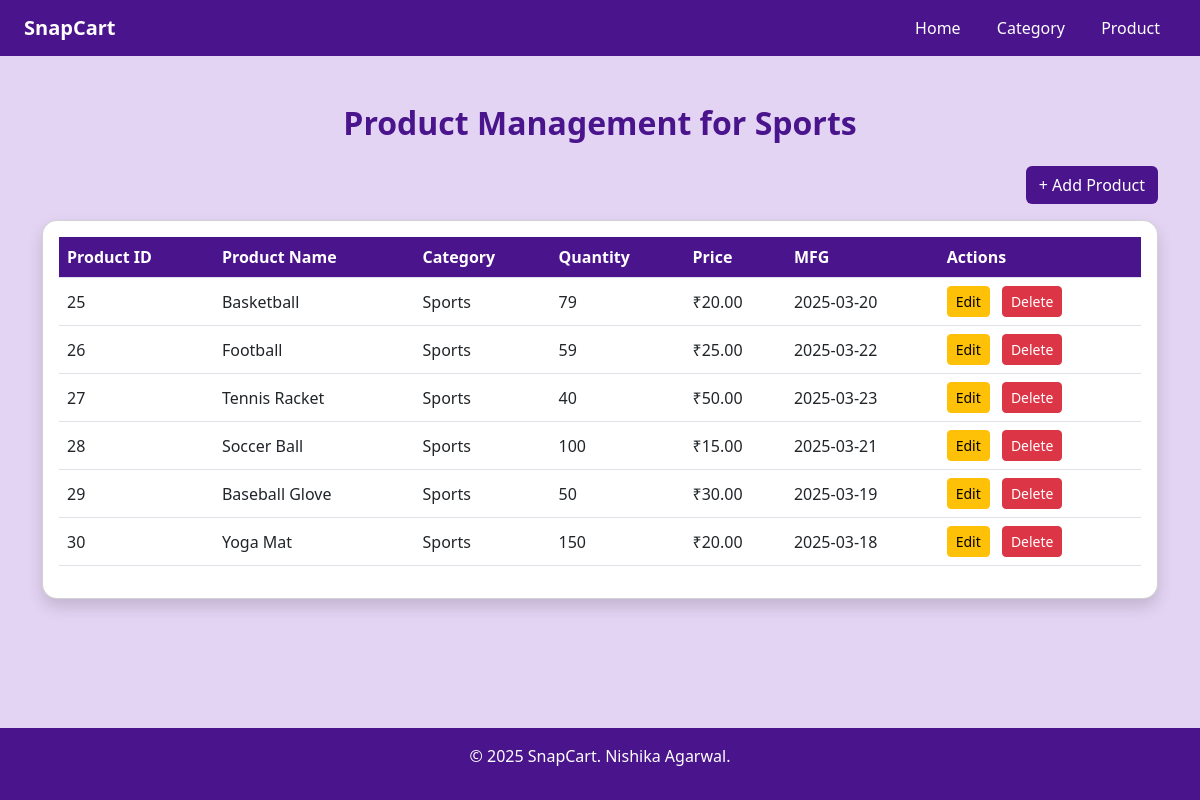
/category/5/show, run on an earlier commit of the app's database.
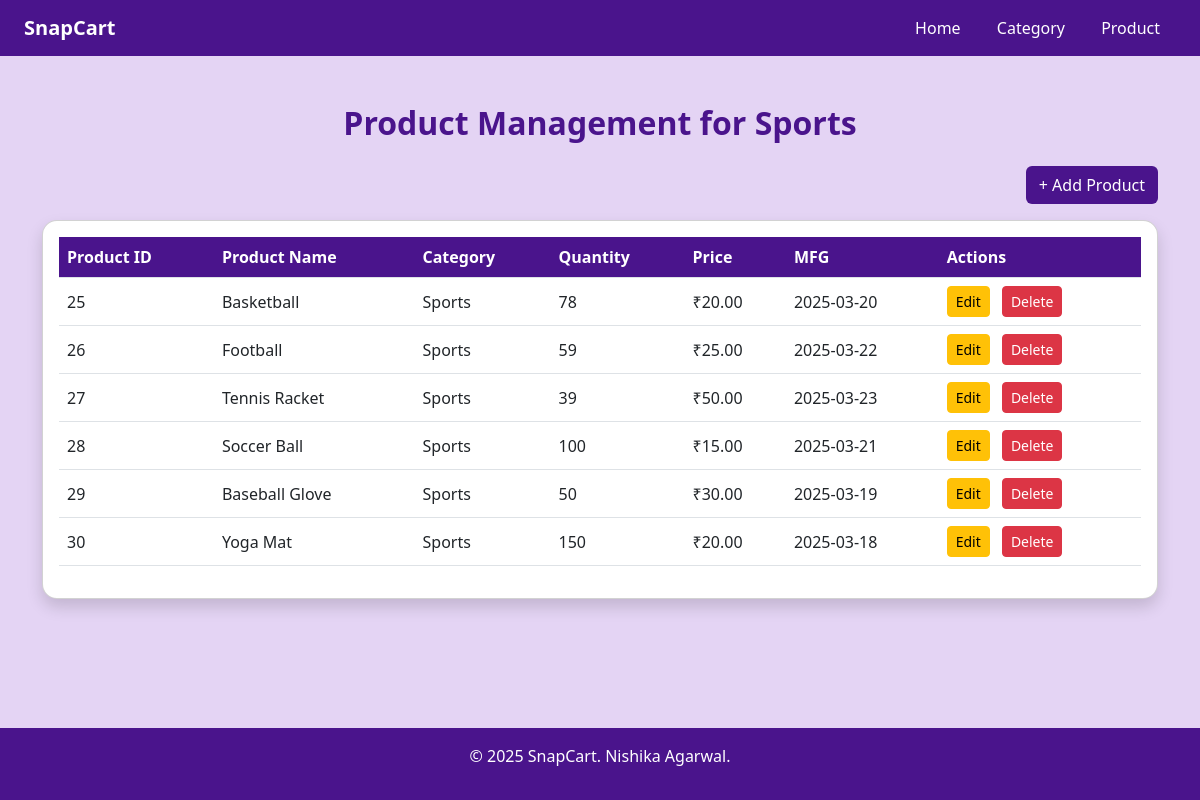
And on a later commit of the database.
### models.py (models this page shows)
class Product(db.Model):  # Class names should start with uppercase
    __tablename__ = 'product'
    id = db.Column(db.Integer, primary_key=True)
    name = db.Column(db.String(64), nullable=False)
    price = db.Column(db.Float, nullable=False)
    category_id = db.Column(db.Integer, db.ForeignKey('category.id'), nullable=False)
    quantity = db.Column(db.Integer, nullable=False)
    man_date = db.Column(db.Date, nullable=False)
    category = db.relationship('Category', back_populates='products')

class Category(db.Model):
    __tablename__ = 'category'
    id = db.Column(db.Integer, primary_key=True)
    name = db.Column(db.String(64), nullable=False)
    products = db.relationship('Product', back_populates='category', cascade='all, delete')

### routes.py (the view)
@app.route('/category/<int:id>/show')
def show_category(id):
    admin_id = session.get('admin_id')
    category = Category.query.get(id)
    return render_template(
        'category/show.html',
        user=admin_id,
        category=category
    )

### templates/category/show.html (shortened to what this page needs)
<!DOCTYPE html>
<html lang="en">
<head>
    <link href="https://cdn.jsdelivr.net/npm/bootstrap@5.3.0/dist/css/bootstrap.min.css" rel="stylesheet">
</head>
<body>
    <nav class="navbar navbar-expand-lg snap-purple px-4">
        <a class="navbar-brand text-white fw-bold">SnapCart</a>
        <div class="ms-auto">
            <a class="nav-link d-inline px-3" href="{{ url_for('admin_home') }}">Home</a>
            <a class="nav-link d-inline px-3" href="{{ url_for('admin_category') }}">Category</a>
            <a class="nav-link d-inline px-3" href="{{ url_for('admin_product') }}">Product</a>
        </div>
    </nav>
    <div class="container py-5">
        <h2 class="text-center mb-4">Product Management for {{category.name}}</h2>
        <div class="d-flex justify-content-end mb-3">
            <a href="{{ url_for('add_product', category_id = category.id) }}" class="btn btn-snap">+ Add Product</a>
        </div>
        <div class="card shadow p-3">
            <div class="table-responsive">
                <table class="table table-hover align-middle">
                    <thead>
                        <tr>
                            <th scope="col">Product ID</th>
                            <th scope="col">Product Name</th>
                            <th scope="col">Category</th>
                            <th scope="col">Quantity</th>
                            <th scope="col">Price</th>
                            <th scope="col">MFG</th>
                            <th scope="col">Actions</th>
                        </tr>
                    </thead>
                    <tbody>
                        {% for product in category.products %}
                        <tr>
                            <td>{{ product.id }}</td>
                            <td>{{ product.name }}</td>
                            <td>{{ product.category.name }}</td>
                            <td>{{ product.quantity }}</td>
                            <td>₹{{ "%.2f"|format(product.price) }}</td>
                            <td>{{ product.man_date }}</td>
                            <td>
                                <a href="{{ url_for('edit_product', id=product.id, next = 'show_category') }}" class="btn btn-sm btn-warning me-2">Edit</a>
                                <a href="{{ url_for('delete_product', id=product.id, next = 'show_category') }}" class="btn btn-sm btn-danger" onclick="return confirm('Are you sure you want to delete this category?');">Delete</a>
                            </td>
                        </tr>
                        {% else %}
                        <tr>
                            <td colspan="4" class="text-center">No products available.</td>
                        </tr>
                        {% endfor %}
                    </tbody>
                </table>
            </div>
        </div>
    </div>
    <footer>
        <p>&copy; 2025 SnapCart. Nishika Agarwal.</p>
    </footer>
</body>
</html>

What changed in the data, as far as the page shows it:
changed Product "Basketball": quantity "79" → "78"
changed Product "Tennis Racket": quantity "40" → "39"
